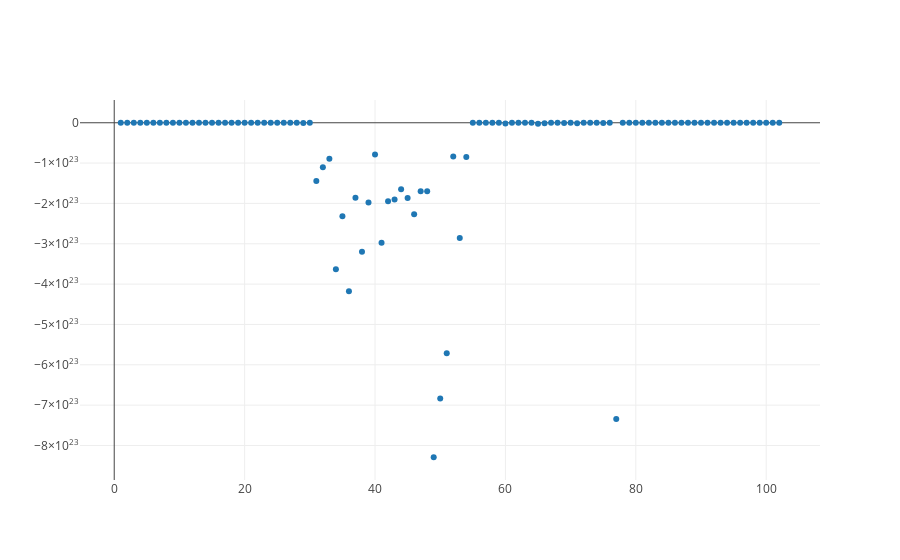

The code cell stored with this chart in its notebook:
### Code cell
trace = trace_values(x_values, y_values)
plot([trace])
